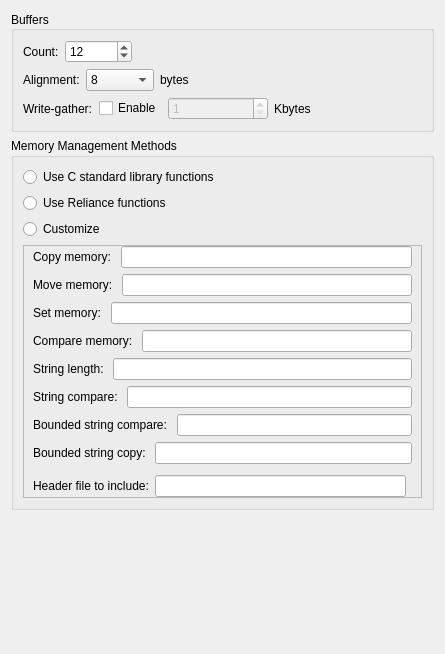
          <widget class="QWidget" name="scrollAreaWidgetContents_4">
           <property name="geometry">
            <rect>
             <x>0</x>
             <y>0</y>
             <width>445</width>
             <height>654</height>
            </rect>
           </property>
           <layout class="QVBoxLayout" name="verticalLayout_24">
            <item>
             <widget class="QGroupBox" name="gbBuffers">
              <property name="sizePolicy">
               <sizepolicy hsizetype="Preferred" vsizetype="Preferred">
                <horstretch>0</horstretch>
                <verstretch>0</verstretch>
               </sizepolicy>
              </property>
              <property name="minimumSize">
               <size>
                <width>0</width>
                <height>50</height>
               </size>
              </property>
              <property name="title">
               <string>Buffers</string>
              </property>
              <property name="alignment">
               <set>Qt::AlignLeading|Qt::AlignLeft|Qt::AlignVCenter</set>
              </property>
              <layout class="QVBoxLayout" name="verticalLayout_25">
               <item>
                <layout class="QHBoxLayout" name="hlayBufferCount">
                 <item>
                  <widget class="QLabel" name="label_24">
                   <property name="toolTip">
                    <string>&lt;html&gt;&lt;head/&gt;&lt;body&gt;&lt;p&gt;&lt;span style=&quot; font-weight:600;&quot;&gt;What it means: &lt;/span&gt;This setting determines the number of block buffers in the block buffer cache.&lt;/p&gt;&lt;p&gt;&lt;span style=&quot; font-weight:600;&quot;&gt;Guidance:&lt;/span&gt; Reliance Edge needs a certain minimum number of block buffers in the cache in order to operate. This minimum can be anywhere from 2 to 12, depending on other settings; an error icon will appear if the value is below the minimum. Using a buffer count above the minimum will improve performance (often substantially) at the cost of using more RAM. Thus, if the performance of Reliance Edge is not satisfactory, increasing the buffer count is a good experiment.&lt;/p&gt;&lt;p&gt;The memory allocated for buffers must be less than 4 GB and is determined by &lt;span style=&quot; font-weight:600;&quot;&gt;Block Size&lt;/span&gt; times &lt;span style=&quot; font-weight:600;&quot;&gt;Buffer Count&lt;/span&gt;. An error icon will appear if the value is above the maximum.&lt;/p&gt;&lt;p&gt;For more information, see the &amp;quot;Product Configuration&amp;quot; chapter of the Reliance Edge Developer's Guide.&lt;/p&gt;&lt;/body&gt;&lt;/html&gt;</string>
                   </property>
                   <property name="text">
                    <string>Count:</string>
                   </property>
                  </widget>
                 </item>
                 <item>
                  <widget class="QSpinBox" name="sbAllocatedBuffers">
                   <property name="maximum">
                    <number>33554432</number>
                   </property>
                   <property name="value">
                    <number>12</number>
                   </property>
                  </widget>
                 </item>
                 <item>
                  <spacer name="horizontalSpacer_22">
                   <property name="orientation">
                    <enum>Qt::Horizontal</enum>
                   </property>
                   <property name="sizeHint" stdset="0">
                    <size>
                     <width>40</width>
                     <height>20</height>
                    </size>
                   </property>
                  </spacer>
                 </item>
                 <item>
                  <widget class="WarningBtn" name="wbtnAllocatedBuffers" native="true">
                   <property name="sizePolicy">
                    <sizepolicy hsizetype="Fixed" vsizetype="Ignored">
                     <horstretch>0</horstretch>
                     <verstretch>0</verstretch>
                    </sizepolicy>
                   </property>
                   <property name="minimumSize">
                    <size>
                     <width>18</width>
                     <height>0</height>
                    </size>
                   </property>
                   <property name="maximumSize">
                    <size>
                     <width>18</width>
                     <height>16777215</height>
                    </size>
                   </property>
                  </widget>
                 </item>
                </layout>
               </item>
               <item>
                <layout class="QHBoxLayout" name="hlayBufferAlignment">
                 <item>
                  <widget class="QLabel" name="label_17b">
                   <property name="toolTip">
                    <string>&lt;html&gt;&lt;head/&gt;&lt;body&gt;&lt;p&gt;&lt;span style=&quot; font-weight:600;&quot;&gt;What it means:&lt;/span&gt; The memory alignment of the block buffers. The addresses of all block buffers (and the write-gather buffer, if enabled) will be aligned to this value. &lt;/p&gt;&lt;p&gt;&lt;span style=&quot; font-weight:600;&quot;&gt;Guidance:&lt;/span&gt; A minimum alignment of 8 is required in order for it to be safe on all processor architectures. The value must also be a power-of-two value and less than or equal to &lt;span style=&quot; font-weight:600;&quot;&gt;Block Size&lt;/span&gt;.&lt;/p&gt;&lt;p&gt;Alignment values above the minimum are beneficial on systems that use direct memory access (DMA) to transfer data to and from the storage device. DMA typically requires an aligned buffer, but the amount of alignment needed depends on the system: anywhere from 4 to 512 bytes is typical. If buffers are sufficiently aligned for the DMA controller, this foregoes the need for a bounce buffer for the I/O requests that use these aligned buffers.&lt;/p&gt;&lt;p&gt;Note that not all storage device I/O pass through the buffers, so the OS block device service (osbdev.c) still needs to be able to support unaligned I/O buffers. In other words, use of this setting will not eliminate the need for a bounce buffer, but it can reduce how often the bounce buffer would need to be used.&lt;/p&gt;&lt;p&gt;The RAM cost in bytes of this setting is approximately equal to the alignment value.&lt;/p&gt;&lt;/body&gt;&lt;/html&gt;</string>
                   </property>
                   <property name="text">
                    <string>Alignment:</string>
                   </property>
                  </widget>
                 </item>
                 <item>
                  <widget class="QComboBox" name="cmbBufferAlignment">
                   <property name="currentIndex">
                    <number>0</number>
                   </property>
                   <item>
                    <property name="text">
                     <string>8</string>
                    </property>
                   </item>
                   <item>
                    <property name="text">
                     <string>16</string>
                    </property>
                   </item>
                   <item>
                    <property name="text">
                     <string>32</string>
                    </property>
                   </item>
                   <item>
                    <property name="text">
                     <string>64</string>
                    </property>
                   </item>
                   <item>
                    <property name="text">
                     <string>128</string>
                    </property>
                   </item>
                   <item>
                    <property name="text">
                     <string>256</string>
                    </property>
                   </item>
                   <item>
                    <property name="text">
                     <string>512</string>
                    </property>
                   </item>
                   <item>
                    <property name="text">
                     <string>1,024</string>
                    </property>
                   </item>
                   <item>
                    <property name="text">
                     <string>2,048</string>
                    </property>
                   </item>
                   <item>
                    <property name="text">
                     <string>4,096</string>
                    </property>
                   </item>
                   <item>
                    <property name="text">
                     <string>8,192</string>
                    </property>
                   </item>
                   <item>
                    <property name="text">
                     <string>16,384</string>
                    </property>
                   </item>
                   <item>
                    <property name="text">
                     <string>32,768</string>
                    </property>
                   </item>
                   <item>
                    <property name="text">
                     <string>65,536</string>
                    </property>
                   </item>
                  </widget>
                 </item>
                 <item>
                  <widget class="QLabel" name="label_18b">
                   <property name="text">
                    <string>bytes</string>
                   </property>
                  </widget>
                 </item>
                 <item>
                  <spacer name="horizontalSpacer_5d">
                   <property name="orientation">
                    <enum>Qt::Horizontal</enum>
                   </property>
                   <property name="sizeHint" stdset="0">
                    <size>
                     <width>40</width>
                     <height>20</height>
                    </size>
                   </property>
                  </spacer>
                 </item>
                 <item>
                  <widget class="WarningBtn" name="wbtnBufferAlignment" native="true">
                   <property name="sizePolicy">
                    <sizepolicy hsizetype="Fixed" vsizetype="Ignored">
                     <horstretch>0</horstretch>
                     <verstretch>0</verstretch>
                    </sizepolicy>
                   </property>
                   <property name="minimumSize">
                    <size>
                     <width>18</width>
                     <height>0</height>
                    </size>
                   </property>
                   <property name="maximumSize">
                    <size>
                     <width>18</width>
                     <height>16777215</height>
                    </size>
                   </property>
                  </widget>
                 </item>
                </layout>
               </item>
               <item>
                <layout class="QHBoxLayout" name="hlayBufferWriteGather">
                 <item>
                  <widget class="QLabel" name="label_9c">
                   <property name="toolTip">
                    <string>&lt;html&gt;&lt;head/&gt;&lt;body&gt;&lt;p&gt;&lt;span style=&quot; font-weight:600;&quot;&gt;What it means:&lt;/span&gt; The size of the write-gather buffer in kilobytes.&lt;/p&gt;&lt;p&gt;&lt;span style=&quot; font-weight:600;&quot;&gt;Guidance:&lt;/span&gt; This value, in combination with the &lt;span style=&quot; font-weight:600;&quot;&gt;Block Size&lt;/span&gt; and &lt;span style=&quot; font-weight:600;&quot;&gt;Buffer Count&lt;/span&gt;, are used to tune file system performance. The write-gather buffer is used to write out adjacent dirty block buffers in a single request. On many storage devices, write throughput is faster with larger requests (up to a point). The minimum size is twice the &lt;span style=&quot; font-weight:600;&quot;&gt;Block Size&lt;/span&gt;. The maximum must be less than the total space allocated for buffers (ie. &lt;span style=&quot; font-weight:600;&quot;&gt;Block Size&lt;/span&gt; times &lt;span style=&quot; font-weight:600;&quot;&gt;Buffer Count&lt;/span&gt;).&lt;/p&gt;&lt;p&gt;Disabling the write-gather buffer may be desirable to minimize RAM requirements, reduce worst-case latency, or because larger writes are not faster on the storage device.&lt;/p&gt;&lt;p&gt;For more information, see the &amp;quot;Product Configuration&amp;quot; chapter of the Reliance Edge Developer's Guide. &lt;/p&gt;&lt;/body&gt;&lt;/html&gt;</string>
                   </property>
                   <property name="text">
                    <string>Write-gather:</string>
                   </property>
                  </widget>
                 </item>
                 <item>
                  <widget class="QCheckBox" name="cbBufferWriteGather">
                   <property name="text">
                    <string>Enable</string>
                   </property>
                   <property name="checked">
                    <bool>false</bool>
                   </property>
                  </widget>
                 </item>
                 <item>
                  <widget class="QSpinBox" name="sbBufferWriteGatherKB">
                   <property name="enabled">
                    <bool>false</bool>
                   </property>
                   <property name="sizePolicy">
                    <sizepolicy hsizetype="Fixed" vsizetype="Fixed">
                     <horstretch>1</horstretch>
                     <verstretch>0</verstretch>
                    </sizepolicy>
                   </property>
                   <property name="minimumSize">
                    <size>
                     <width>100</width>
                     <height>0</height>
                    </size>
                   </property>
                   <property name="minimum">
                    <number>1</number>
                   </property>
                   <property name="maximum">
                    <number>4194304</number>
                   </property>
                   <property name="value">
                    <number>1</number>
                   </property>
                  </widget>
                 </item>
                 <item>
                  <widget class="QLabel" name="label_10c">
                   <property name="text">
                    <string>Kbytes</string>
                   </property>
                  </widget>
                 </item>
                 <item>
                  <spacer name="horizontalSpacer_5c">
                   <property name="orientation">
                    <enum>Qt::Horizontal</enum>
                   </property>
                   <property name="sizeHint" stdset="0">
                    <size>
                     <width>40</width>
                     <height>20</height>
                    </size>
                   </property>
                  </spacer>
                 </item>
                 <item>
                  <widget class="WarningBtn" name="wbtnBufferWriteGather" native="true">
                   <property name="sizePolicy">
                    <sizepolicy hsizetype="Fixed" vsizetype="Ignored">
                     <horstretch>0</horstretch>
                     <verstretch>0</verstretch>
                    </sizepolicy>
                   </property>
                   <property name="minimumSize">
                    <size>
                     <width>18</width>
                     <height>0</height>
                    </size>
                   </property>
                   <property name="maximumSize">
                    <size>
                     <width>18</width>
                     <height>16777215</height>
                    </size>
                   </property>
                  </widget>
                 </item>
                </layout>
               </item>
              </layout>
             </widget>
            </item>
            <item>
             <widget class="QGroupBox" name="gbMemFns">
              <property name="sizePolicy">
               <sizepolicy hsizetype="Preferred" vsizetype="Fixed">
                <horstretch>0</horstretch>
                <verstretch>0</verstretch>
               </sizepolicy>
              </property>
              <property name="toolTip">
               <string>&lt;html&gt;&lt;head/&gt;&lt;body&gt;&lt;p&gt;&lt;span style=&quot; font-weight:600;&quot;&gt;What it means:&lt;/span&gt; Reliance Edge needs functions like memcpy() and strlen(), but it also needs to work in freestanding environments where the C library functions might be unavailable. This setting tells Reliance Edge which functions to use: the C library versions, its own implementations, or custom functions.&lt;/p&gt;&lt;p&gt;&lt;span style=&quot; font-weight:600;&quot;&gt;Guidance:&lt;/span&gt; Using the standard C library functions is a reasonable choice if you know that the listed  functions and the &amp;lt;string.h&amp;gt; header file are available in your system. The advantage of using the C library functions, if available, is that they tend to be optimized, and code size is not increased since those functions were already present on the target.&lt;/p&gt;&lt;p&gt;Using the Reliance Edge functions has the advantage that it works anywhere, without external dependencies, and these implementations are known not to have any bugs which will cause problems for the file system. The disadvantage is that these are very simple implementations without any optimization, and if these functions are already implemented elsewhere in the system, code size is increased by unnecessarily including two copies of these functions.&lt;/p&gt;&lt;p&gt;You can also use custom functions or mix-and-match by selecting &amp;quot;Customize.&amp;quot; When this option is selected, leave a field blank to tell Reliance Edge to use its own implementation of a function.&lt;/p&gt;&lt;p&gt;For further details, see the &amp;quot;Product Configuration&amp;quot; chapter of the Reliance Edge Developer's Guide.&lt;/p&gt;&lt;/body&gt;&lt;/html&gt;</string>
              </property>
              <property name="title">
               <string>Memory Management Methods</string>
              </property>
              <layout class="QVBoxLayout" name="verticalLayout_26">
               <item>
                <widget class="QRadioButton" name="rbtnMemUseCStd">
                 <property name="text">
                  <string>Use C standard library functions</string>
                 </property>
                </widget>
               </item>
               <item>
                <widget class="QRadioButton" name="rbtnMemUseReliance">
                 <property name="text">
                  <string>Use Reliance functions</string>
                 </property>
                </widget>
               </item>
               <item>
                <widget class="QRadioButton" name="rbtnMemCustomize">
                 <property name="text">
                  <string>Customize</string>
                 </property>
                </widget>
               </item>
               <item>
                <widget class="QFrame" name="frameMemFnsCust">
                 <property name="frameShape">
                  <enum>QFrame::StyledPanel</enum>
                 </property>
                 <property name="frameShadow">
                  <enum>QFrame::Raised</enum>
                 </property>
                 <layout class="QVBoxLayout" name="verticalLayout_31">
                  <property name="topMargin">
                   <number>0</number>
                  </property>
                  <property name="bottomMargin">
                   <number>0</number>
                  </property>
                  <item>
                   <layout class="QHBoxLayout" name="hlayMemcpy">
                    <item>
                     <widget class="QLabel" name="label_13">
                      <property name="text">
                       <string>Copy memory: </string>
                      </property>
                     </widget>
                    </item>
                    <item>
                     <widget class="QLineEdit" name="leMemcpy">
                      <property name="text">
                       <string/>
                      </property>
                     </widget>
                    </item>
                   </layout>
                  </item>
                  <item>
                   <layout class="QHBoxLayout" name="hlayMemmov">
                    <item>
                     <widget class="QLabel" name="label_35">
                      <property name="text">
                       <string>Move memory: </string>
                      </property>
                     </widget>
                    </item>
                    <item>
                     <widget class="QLineEdit" name="leMemmov"/>
                    </item>
                   </layout>
                  </item>
                  <item>
                   <layout class="QHBoxLayout" name="hlayMemset">
                    <item>
                     <widget class="QLabel" name="label_36">
                      <property name="text">
                       <string>Set memory: </string>
                      </property>
                     </widget>
                    </item>
                    <item>
                     <widget class="QLineEdit" name="leMemset"/>
                    </item>
                   </layout>
                  </item>
                  <item>
                   <layout class="QHBoxLayout" name="hlayMemcmp">
                    <item>
                     <widget class="QLabel" name="label_39">
                      <property name="text">
                       <string>Compare memory: </string>
                      </property>
                     </widget>
                    </item>
                    <item>
                     <widget class="QLineEdit" name="leMemcmp"/>
                    </item>
                   </layout>
                  </item>
                  <item>
                   <layout class="QHBoxLayout" name="hlayStrlen">
                    <item>
                     <widget class="QLabel" name="label_38">
                      <property name="text">
                       <string>String length: </string>
                      </property>
                     </widget>
                    </item>
                    <item>
                     <widget class="QLineEdit" name="leStrlen"/>
                    </item>
                   </layout>
                  </item>
                  <item>
                   <layout class="QHBoxLayout" name="hlayStrcmp">
                    <item>
                     <widget class="QLabel" name="label_42">
                      <property name="text">
                       <string>String compare: </string>
                      </property>
                     </widget>
                    </item>
                    <item>
                     <widget class="QLineEdit" name="leStrcmp"/>
                    </item>
                   </layout>
                  </item>
                  <item>
                   <layout class="QHBoxLayout" name="hlayStrncmp">
                    <item>
                     <widget class="QLabel" name="label_41">
                      <property name="text">
                       <string>Bounded string compare: </string>
                      </property>
                     </widget>
                    </item>
                    <item>
                     <widget class="QLineEdit" name="leStrncmp"/>
                    </item>
                   </layout>
                  </item>
                  <item>
                   <layout class="QHBoxLayout" name="hlayStrncpy">
                    <item>
                     <widget class="QLabel" name="label_37">
                      <property name="text">
                       <string>Bounded string copy: </string>
                      </property>
                     </widget>
                    </item>
                    <item>
                     <widget class="QLineEdit" name="leStrncpy"/>
                    </item>
                   </layout>
                  </item>
                  <item>
                   <spacer name="verticalSpacer_8">
                    <property name="orientation">
                     <enum>Qt::Vertical</enum>
                    </property>
                    <property name="sizeType">
                     <enum>QSizePolicy::Fixed</enum>
                    </property>
                    <property name="sizeHint" stdset="0">
                     <size>
                      <width>20</width>
                      <height>5</height>
                     </size>
                    </property>
                   </spacer>
                  </item>
                  <item>
                   <layout class="QHBoxLayout" name="hlayIncludeFile">
                    <item>
                     <widget class="QLabel" name="label_40">
                      <property name="text">
                       <string>Header file to include:</string>
                      </property>
                     </widget>
                    </item>
                    <item>
                     <widget class="QLineEdit" name="leIncludeFile"/>
                    </item>
                    <item>
                     <widget class="WarningBtn" name="wbtnIncludeFile" native="true">
                      <property name="sizePolicy">
                       <sizepolicy hsizetype="Fixed" vsizetype="Ignored">
                        <horstretch>0</horstretch>
                        <verstretch>0</verstretch>
                       </sizepolicy>
                      </property>
                      <property name="minimumSize">
                       <size>
                        <width>0</width>
                        <height>0</height>
                       </size>
                      </property>
                      <property name="maximumSize">
                       <size>
                        <width>18</width>
                        <height>16777215</height>
                       </size>
                      </property>
                     </widget>
                    </item>
                   </layout>
                  </item>
                 </layout>
                </widget>
               </item>
              </layout>
             </widget>
            </item>
            <item>
             <spacer name="verticalSpacer_4">
              <property name="orientation">
               <enum>Qt::Vertical</enum>
              </property>
              <property name="sizeHint" stdset="0">
               <size>
                <width>20</width>
                <height>40</height>
               </size>
              </property>
             </spacer>
            </item>
           </layout>
          </widget>
